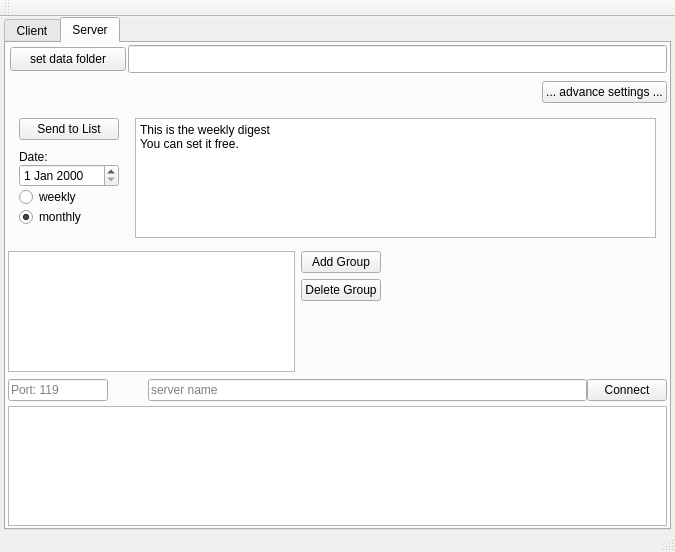
<?xml version="1.0" encoding="UTF-8"?>
<ui version="4.0">
 <class>MainWindow</class>
 <widget class="QMainWindow" name="MainWindow">
  <property name="geometry">
   <rect>
    <x>0</x>
    <y>0</y>
    <width>675</width>
    <height>552</height>
   </rect>
  </property>
  <property name="windowTitle">
   <string>MainWindow</string>
  </property>
  <widget class="QWidget" name="centralWidget">
   <layout class="QVBoxLayout" name="verticalLayout">
    <property name="spacing">
     <number>0</number>
    </property>
    <property name="leftMargin">
     <number>4</number>
    </property>
    <property name="topMargin">
     <number>0</number>
    </property>
    <property name="rightMargin">
     <number>4</number>
    </property>
    <property name="bottomMargin">
     <number>0</number>
    </property>
    <item>
     <widget class="QTabWidget" name="tabWidget">
      <property name="currentIndex">
       <number>1</number>
      </property>
      <widget class="QWidget" name="clientTab">
       <property name="sizePolicy">
        <sizepolicy hsizetype="Preferred" vsizetype="Preferred">
         <horstretch>0</horstretch>
         <verstretch>0</verstretch>
        </sizepolicy>
       </property>
       <property name="minimumSize">
        <size>
         <width>0</width>
         <height>0</height>
        </size>
       </property>
       <attribute name="title">
        <string>Client</string>
       </attribute>
       <layout class="QHBoxLayout" name="horizontalLayout_9">
        <property name="spacing">
         <number>2</number>
        </property>
        <property name="leftMargin">
         <number>2</number>
        </property>
        <property name="topMargin">
         <number>2</number>
        </property>
        <property name="rightMargin">
         <number>2</number>
        </property>
        <property name="bottomMargin">
         <number>2</number>
        </property>
        <item>
         <layout class="QHBoxLayout" name="horizontalLayout_8">
          <property name="spacing">
           <number>2</number>
          </property>
          <item>
           <widget class="QTreeWidget" name="treeWidget_3">
            <property name="sizePolicy">
             <sizepolicy hsizetype="Minimum" vsizetype="Minimum">
              <horstretch>0</horstretch>
              <verstretch>0</verstretch>
             </sizepolicy>
            </property>
            <property name="minimumSize">
             <size>
              <width>84</width>
              <height>0</height>
             </size>
            </property>
            <column>
             <property name="text">
              <string/>
             </property>
            </column>
           </widget>
          </item>
          <item>
           <widget class="Line" name="line">
            <property name="minimumSize">
             <size>
              <width>4</width>
              <height>0</height>
             </size>
            </property>
            <property name="orientation">
             <enum>Qt::Vertical</enum>
            </property>
           </widget>
          </item>
          <item>
           <widget class="QWidget" name="widget_10" native="true">
            <property name="sizePolicy">
             <sizepolicy hsizetype="Expanding" vsizetype="Preferred">
              <horstretch>0</horstretch>
              <verstretch>0</verstretch>
             </sizepolicy>
            </property>
            <property name="minimumSize">
             <size>
              <width>100</width>
              <height>0</height>
             </size>
            </property>
            <layout class="QVBoxLayout" name="verticalLayout_11">
             <property name="spacing">
              <number>0</number>
             </property>
             <property name="leftMargin">
              <number>0</number>
             </property>
             <property name="topMargin">
              <number>0</number>
             </property>
             <property name="rightMargin">
              <number>0</number>
             </property>
             <property name="bottomMargin">
              <number>0</number>
             </property>
             <item>
              <layout class="QVBoxLayout" name="verticalLayout_10">
               <property name="spacing">
                <number>2</number>
               </property>
               <item>
                <layout class="QHBoxLayout" name="horizontalLayout_10">
                 <item>
                  <widget class="QPushButton" name="pushButton_9">
                   <property name="text">
                    <string>New Thread</string>
                   </property>
                  </widget>
                 </item>
                 <item>
                  <widget class="QPushButton" name="pushButton_8">
                   <property name="text">
                    <string>Reply</string>
                   </property>
                  </widget>
                 </item>
                 <item>
                  <widget class="QPushButton" name="pushButton_7">
                   <property name="text">
                    <string>PushButton</string>
                   </property>
                  </widget>
                 </item>
                </layout>
               </item>
               <item>
                <widget class="QTreeWidget" name="treeWidget">
                 <column>
                  <property name="text">
                   <string/>
                  </property>
                 </column>
                </widget>
               </item>
               <item>
                <widget class="QWidget" name="widget_11" native="true">
                 <property name="minimumSize">
                  <size>
                   <width>0</width>
                   <height>42</height>
                  </size>
                 </property>
                 <layout class="QHBoxLayout" name="horizontalLayout_12">
                  <property name="spacing">
                   <number>0</number>
                  </property>
                  <property name="leftMargin">
                   <number>0</number>
                  </property>
                  <property name="topMargin">
                   <number>0</number>
                  </property>
                  <property name="rightMargin">
                   <number>0</number>
                  </property>
                  <property name="bottomMargin">
                   <number>0</number>
                  </property>
                  <item>
                   <layout class="QHBoxLayout" name="horizontalLayout_11">
                    <property name="leftMargin">
                     <number>8</number>
                    </property>
                    <property name="rightMargin">
                     <number>8</number>
                    </property>
                    <item>
                     <widget class="QComboBox" name="comboBox">
                      <item>
                       <property name="text">
                        <string/>
                       </property>
                      </item>
                      <item>
                       <property name="text">
                        <string>Summe</string>
                       </property>
                      </item>
                      <item>
                       <property name="text">
                        <string>Multiplikation</string>
                       </property>
                      </item>
                      <item>
                       <property name="text">
                        <string>Wurzel</string>
                       </property>
                      </item>
                     </widget>
                    </item>
                    <item>
                     <spacer name="horizontalSpacer_5">
                      <property name="orientation">
                       <enum>Qt::Horizontal</enum>
                      </property>
                      <property name="sizeHint" stdset="0">
                       <size>
                        <width>40</width>
                        <height>20</height>
                       </size>
                      </property>
                     </spacer>
                    </item>
                    <item>
                     <widget class="QPushButton" name="pushButton_10">
                      <property name="text">
                       <string>Send</string>
                      </property>
                     </widget>
                    </item>
                   </layout>
                  </item>
                 </layout>
                </widget>
               </item>
               <item>
                <widget class="QPlainTextEdit" name="inputBox"/>
               </item>
              </layout>
             </item>
            </layout>
           </widget>
          </item>
         </layout>
        </item>
       </layout>
      </widget>
      <widget class="QWidget" name="serverTab">
       <attribute name="title">
        <string>Server</string>
       </attribute>
       <layout class="QVBoxLayout" name="verticalLayout_2">
        <property name="spacing">
         <number>2</number>
        </property>
        <property name="leftMargin">
         <number>2</number>
        </property>
        <property name="topMargin">
         <number>2</number>
        </property>
        <property name="rightMargin">
         <number>2</number>
        </property>
        <property name="bottomMargin">
         <number>2</number>
        </property>
        <item>
         <widget class="QWidget" name="widget_7" native="true">
          <property name="sizePolicy">
           <sizepolicy hsizetype="Preferred" vsizetype="Preferred">
            <horstretch>0</horstretch>
            <verstretch>0</verstretch>
           </sizepolicy>
          </property>
          <property name="minimumSize">
           <size>
            <width>0</width>
            <height>60</height>
           </size>
          </property>
          <layout class="QVBoxLayout" name="verticalLayout_8">
           <property name="spacing">
            <number>0</number>
           </property>
           <property name="leftMargin">
            <number>0</number>
           </property>
           <property name="topMargin">
            <number>0</number>
           </property>
           <property name="rightMargin">
            <number>0</number>
           </property>
           <property name="bottomMargin">
            <number>0</number>
           </property>
           <item>
            <layout class="QVBoxLayout" name="verticalLayout_7">
             <item>
              <layout class="QHBoxLayout" name="horizontalLayout_6">
               <property name="spacing">
                <number>0</number>
               </property>
               <item>
                <widget class="QWidget" name="widget_8" native="true">
                 <property name="sizePolicy">
                  <sizepolicy hsizetype="Preferred" vsizetype="Expanding">
                   <horstretch>0</horstretch>
                   <verstretch>0</verstretch>
                  </sizepolicy>
                 </property>
                 <property name="minimumSize">
                  <size>
                   <width>120</width>
                   <height>26</height>
                  </size>
                 </property>
                 <layout class="QVBoxLayout" name="verticalLayout_9">
                  <property name="spacing">
                   <number>2</number>
                  </property>
                  <property name="leftMargin">
                   <number>2</number>
                  </property>
                  <property name="topMargin">
                   <number>2</number>
                  </property>
                  <property name="rightMargin">
                   <number>2</number>
                  </property>
                  <property name="bottomMargin">
                   <number>2</number>
                  </property>
                  <item>
                   <widget class="QPushButton" name="pushButton_5">
                    <property name="sizePolicy">
                     <sizepolicy hsizetype="Minimum" vsizetype="Expanding">
                      <horstretch>0</horstretch>
                      <verstretch>0</verstretch>
                     </sizepolicy>
                    </property>
                    <property name="text">
                     <string>set data folder</string>
                    </property>
                   </widget>
                  </item>
                 </layout>
                </widget>
               </item>
               <item>
                <widget class="QLineEdit" name="lineEdit_3">
                 <property name="sizePolicy">
                  <sizepolicy hsizetype="Expanding" vsizetype="Expanding">
                   <horstretch>0</horstretch>
                   <verstretch>0</verstretch>
                  </sizepolicy>
                 </property>
                </widget>
               </item>
              </layout>
             </item>
             <item>
              <widget class="QWidget" name="widget_9" native="true">
               <property name="minimumSize">
                <size>
                 <width>0</width>
                 <height>26</height>
                </size>
               </property>
               <layout class="QHBoxLayout" name="horizontalLayout_7">
                <property name="spacing">
                 <number>0</number>
                </property>
                <property name="leftMargin">
                 <number>0</number>
                </property>
                <property name="topMargin">
                 <number>0</number>
                </property>
                <property name="rightMargin">
                 <number>0</number>
                </property>
                <property name="bottomMargin">
                 <number>0</number>
                </property>
                <item>
                 <spacer name="horizontalSpacer_4">
                  <property name="orientation">
                   <enum>Qt::Horizontal</enum>
                  </property>
                  <property name="sizeHint" stdset="0">
                   <size>
                    <width>40</width>
                    <height>20</height>
                   </size>
                  </property>
                 </spacer>
                </item>
                <item>
                 <widget class="QPushButton" name="pushButton_6">
                  <property name="text">
                   <string>... advance settings ...</string>
                  </property>
                 </widget>
                </item>
               </layout>
              </widget>
             </item>
            </layout>
           </item>
          </layout>
         </widget>
        </item>
        <item>
         <layout class="QHBoxLayout" name="horizontalLayout_4">
          <item>
           <widget class="QWidget" name="widget_5" native="true">
            <property name="minimumSize">
             <size>
              <width>0</width>
              <height>60</height>
             </size>
            </property>
            <layout class="QHBoxLayout" name="horizontalLayout_5">
             <item>
              <widget class="QWidget" name="widget_6" native="true">
               <property name="minimumSize">
                <size>
                 <width>100</width>
                 <height>0</height>
                </size>
               </property>
               <layout class="QVBoxLayout" name="verticalLayout_6">
                <property name="spacing">
                 <number>0</number>
                </property>
                <property name="leftMargin">
                 <number>0</number>
                </property>
                <property name="topMargin">
                 <number>0</number>
                </property>
                <property name="rightMargin">
                 <number>0</number>
                </property>
                <property name="bottomMargin">
                 <number>0</number>
                </property>
                <item>
                 <widget class="QPushButton" name="pushButton_4">
                  <property name="text">
                   <string>Send to List</string>
                  </property>
                 </widget>
                </item>
                <item>
                 <widget class="QLabel" name="label">
                  <property name="minimumSize">
                   <size>
                    <width>0</width>
                    <height>24</height>
                   </size>
                  </property>
                  <property name="text">
                   <string>Date:</string>
                  </property>
                  <property name="alignment">
                   <set>Qt::AlignBottom|Qt::AlignLeading|Qt::AlignLeft</set>
                  </property>
                 </widget>
                </item>
                <item>
                 <widget class="QDateEdit" name="dateEdit"/>
                </item>
                <item>
                 <widget class="QRadioButton" name="radioButton">
                  <property name="text">
                   <string>weekly</string>
                  </property>
                 </widget>
                </item>
                <item>
                 <widget class="QRadioButton" name="radioButton_2">
                  <property name="text">
                   <string>monthly</string>
                  </property>
                  <property name="checked">
                   <bool>true</bool>
                  </property>
                 </widget>
                </item>
                <item>
                 <spacer name="verticalSpacer">
                  <property name="orientation">
                   <enum>Qt::Vertical</enum>
                  </property>
                  <property name="sizeHint" stdset="0">
                   <size>
                    <width>20</width>
                    <height>0</height>
                   </size>
                  </property>
                 </spacer>
                </item>
               </layout>
              </widget>
             </item>
             <item>
              <spacer name="horizontalSpacer_3">
               <property name="orientation">
                <enum>Qt::Horizontal</enum>
               </property>
               <property name="sizeType">
                <enum>QSizePolicy::Preferred</enum>
               </property>
               <property name="sizeHint" stdset="0">
                <size>
                 <width>10</width>
                 <height>20</height>
                </size>
               </property>
              </spacer>
             </item>
             <item>
              <widget class="QPlainTextEdit" name="plainTextEdit">
               <property name="plainText">
                <string>This is the weekly digest
You can set it free.</string>
               </property>
              </widget>
             </item>
            </layout>
           </widget>
          </item>
         </layout>
        </item>
        <item>
         <widget class="QWidget" name="widget_4" native="true">
          <property name="minimumSize">
           <size>
            <width>0</width>
            <height>120</height>
           </size>
          </property>
          <layout class="QHBoxLayout" name="horizontalLayout_3">
           <property name="spacing">
            <number>0</number>
           </property>
           <property name="leftMargin">
            <number>0</number>
           </property>
           <property name="topMargin">
            <number>0</number>
           </property>
           <property name="rightMargin">
            <number>0</number>
           </property>
           <property name="bottomMargin">
            <number>0</number>
           </property>
           <item>
            <layout class="QHBoxLayout" name="horizontalLayout_2">
             <item>
              <widget class="QListWidget" name="listWidget_2">
               <property name="sizePolicy">
                <sizepolicy hsizetype="Expanding" vsizetype="Expanding">
                 <horstretch>0</horstretch>
                 <verstretch>0</verstretch>
                </sizepolicy>
               </property>
               <property name="minimumSize">
                <size>
                 <width>0</width>
                 <height>0</height>
                </size>
               </property>
              </widget>
             </item>
             <item>
              <layout class="QVBoxLayout" name="verticalLayout_5">
               <item>
                <widget class="QPushButton" name="pushButton_2">
                 <property name="text">
                  <string>Add Group</string>
                 </property>
                </widget>
               </item>
               <item>
                <widget class="QPushButton" name="pushButton_3">
                 <property name="text">
                  <string>Delete Group</string>
                 </property>
                </widget>
               </item>
               <item>
                <spacer name="verticalSpacer_2">
                 <property name="orientation">
                  <enum>Qt::Vertical</enum>
                 </property>
                 <property name="sizeHint" stdset="0">
                  <size>
                   <width>20</width>
                   <height>40</height>
                  </size>
                 </property>
                </spacer>
               </item>
              </layout>
             </item>
             <item>
              <spacer name="horizontalSpacer_2">
               <property name="orientation">
                <enum>Qt::Horizontal</enum>
               </property>
               <property name="sizeHint" stdset="0">
                <size>
                 <width>40</width>
                 <height>20</height>
                </size>
               </property>
              </spacer>
             </item>
            </layout>
           </item>
          </layout>
         </widget>
        </item>
        <item>
         <widget class="QWidget" name="widget" native="true">
          <property name="sizePolicy">
           <sizepolicy hsizetype="Preferred" vsizetype="Expanding">
            <horstretch>0</horstretch>
            <verstretch>0</verstretch>
           </sizepolicy>
          </property>
          <layout class="QVBoxLayout" name="verticalLayout_3">
           <property name="spacing">
            <number>0</number>
           </property>
           <property name="leftMargin">
            <number>0</number>
           </property>
           <property name="topMargin">
            <number>0</number>
           </property>
           <property name="rightMargin">
            <number>0</number>
           </property>
           <property name="bottomMargin">
            <number>0</number>
           </property>
           <item>
            <widget class="QWidget" name="widget_2" native="true">
             <property name="sizePolicy">
              <sizepolicy hsizetype="Preferred" vsizetype="Expanding">
               <horstretch>0</horstretch>
               <verstretch>0</verstretch>
              </sizepolicy>
             </property>
             <layout class="QVBoxLayout" name="verticalLayout_4">
              <property name="spacing">
               <number>0</number>
              </property>
              <property name="leftMargin">
               <number>0</number>
              </property>
              <property name="topMargin">
               <number>0</number>
              </property>
              <property name="rightMargin">
               <number>0</number>
              </property>
              <property name="bottomMargin">
               <number>0</number>
              </property>
              <item>
               <widget class="QWidget" name="widget_3" native="true">
                <property name="sizePolicy">
                 <sizepolicy hsizetype="Preferred" vsizetype="Fixed">
                  <horstretch>0</horstretch>
                  <verstretch>0</verstretch>
                 </sizepolicy>
                </property>
                <property name="minimumSize">
                 <size>
                  <width>0</width>
                  <height>32</height>
                 </size>
                </property>
                <layout class="QHBoxLayout" name="horizontalLayout">
                 <property name="spacing">
                  <number>0</number>
                 </property>
                 <property name="leftMargin">
                  <number>0</number>
                 </property>
                 <property name="topMargin">
                  <number>0</number>
                 </property>
                 <property name="rightMargin">
                  <number>0</number>
                 </property>
                 <property name="bottomMargin">
                  <number>0</number>
                 </property>
                 <item>
                  <widget class="QLineEdit" name="lineEdit_2">
                   <property name="sizePolicy">
                    <sizepolicy hsizetype="Fixed" vsizetype="Fixed">
                     <horstretch>0</horstretch>
                     <verstretch>0</verstretch>
                    </sizepolicy>
                   </property>
                   <property name="minimumSize">
                    <size>
                     <width>20</width>
                     <height>0</height>
                    </size>
                   </property>
                   <property name="maximumSize">
                    <size>
                     <width>100</width>
                     <height>16777215</height>
                    </size>
                   </property>
                   <property name="text">
                    <string/>
                   </property>
                   <property name="placeholderText">
                    <string>Port: 119</string>
                   </property>
                  </widget>
                 </item>
                 <item>
                  <spacer name="horizontalSpacer">
                   <property name="orientation">
                    <enum>Qt::Horizontal</enum>
                   </property>
                   <property name="sizeType">
                    <enum>QSizePolicy::Preferred</enum>
                   </property>
                   <property name="sizeHint" stdset="0">
                    <size>
                     <width>40</width>
                     <height>20</height>
                    </size>
                   </property>
                  </spacer>
                 </item>
                 <item>
                  <widget class="QLineEdit" name="lineEdit">
                   <property name="placeholderText">
                    <string>server name</string>
                   </property>
                  </widget>
                 </item>
                 <item>
                  <widget class="QPushButton" name="pushButton">
                   <property name="text">
                    <string>Connect</string>
                   </property>
                  </widget>
                 </item>
                </layout>
               </widget>
              </item>
              <item>
               <widget class="QListWidget" name="logBox"/>
              </item>
             </layout>
            </widget>
           </item>
          </layout>
         </widget>
        </item>
       </layout>
      </widget>
     </widget>
    </item>
   </layout>
  </widget>
  <widget class="QMenuBar" name="menuBar">
   <property name="geometry">
    <rect>
     <x>0</x>
     <y>0</y>
     <width>675</width>
     <height>22</height>
    </rect>
   </property>
  </widget>
  <widget class="QToolBar" name="mainToolBar">
   <attribute name="toolBarArea">
    <enum>TopToolBarArea</enum>
   </attribute>
   <attribute name="toolBarBreak">
    <bool>false</bool>
   </attribute>
  </widget>
  <widget class="QStatusBar" name="statusBar"/>
 </widget>
 <layoutdefault spacing="6" margin="11"/>
 <resources/>
 <connections/>
</ui>
